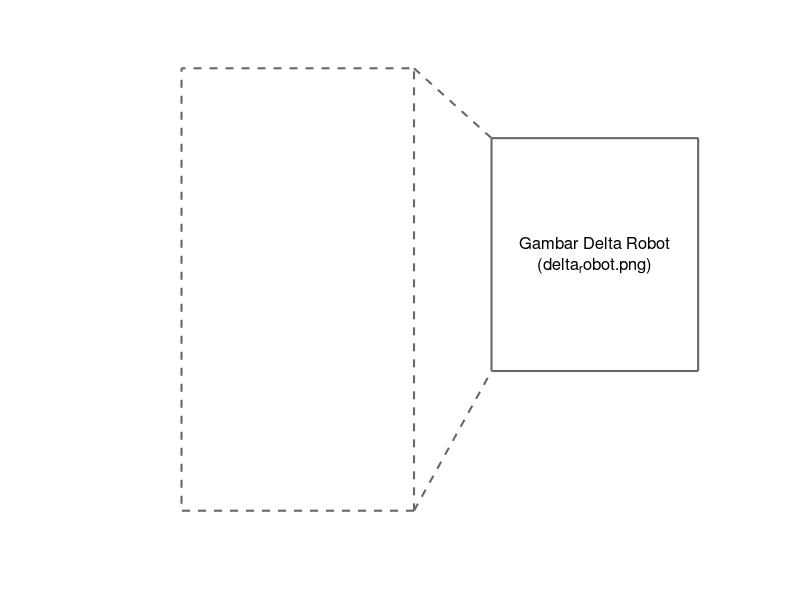

This chart was generated by the following MATLAB code: (Note: this script raises an error after producing the figure.)
% Script untuk menggambar diagram model simulasi Delta robot (Warna Diperbarui)
clear; clc; close all;

% Setup Figure
fig = figure('Name', 'Simulation Model of Delta Robot', 'Position', [100, 100, 900, 600]);
hold on;
axis off;
axis([0 12 0 10.5]); % Set limit koordinat kanvas

% --- Definisi Warna (Konversi Hex ke RGB MATLAB) ---
color_1   = [150, 186, 109] / 255; % #96BA6D (Hijau Daun)
color_2   = [109, 150, 186] / 255; % #6D96BA (Biru Muda)
color_3   = [186, 109, 150] / 255; % #BA6D96 (Ungu/Magenta)
color_box = [0.40, 0.40, 0.40];     % Abu-abu netral untuk border & garis pembungkus

% --- 1. Menggambar Kotak Putus-putus Kiri (Enclosure) ---
rectangle('Position', [1.5, 0.5, 4.5, 9.5], 'LineStyle', '--', ...
          'EdgeColor', color_box, 'LineWidth', 1.5);

% --- 2. Menggambar Garis Penghubung (Efek Magnifikasi) ---
plot([6.0, 7.5], [10.0, 8.5], '--', 'Color', color_box, 'LineWidth', 1.5);
plot([6.0, 7.5], [0.5, 3.5], '--', 'Color', color_box, 'LineWidth', 1.5);

% --- 3. Memuat dan Menampilkan Gambar Delta Robot (Kanan) ---
img_filename = 'delta_robot.png'; % Ubah ke .png jika file Anda PNG
box_right_pos = [7.5, 3.5, 4.0, 5.0];

% Kotak border gambar
rectangle('Position', box_right_pos, 'EdgeColor', color_box, 'LineWidth', 1.5);

if isfile(img_filename)
    img = imread(img_filename);
    image('XData', [7.52, 11.48], 'YData', [8.48, 3.52], 'CData', img);
else
    text(9.5, 6.0, {'Gambar Delta Robot', ['(' img_filename ')']}, ...
        'HorizontalAlignment', 'center', 'FontSize', 12, 'Color', 'k');
end

% --- 4. Menggambar Blok Motor 1 (Warna 1) ---
draw_motor_block(2.0, 7.5, color_1, '1');

% --- 5. Menggambar Blok Motor 2 (Warna 2) ---
draw_motor_block(2.0, 4.5, color_2, '2');

% --- 6. Menggambar Blok Motor 3 (Warna 3) ---
draw_motor_block(2.0, 1.5, color_3, '3');

% --- 7. Caption Figure ---

hold off;

% =========================================================================
% FUNGSI BANTUAN (HELPER FUNCTIONS)
% =========================================================================

function draw_motor_block(x, y, col, idx)
    % Fungsi untuk menggambar satu set "Motor model" beserta panah I/O-nya
    
    % 1. Gambar Kotak Motor
    width = 2.5; height = 1.2;
    rectangle('Position', [x, y, width, height], 'FaceColor', col, 'EdgeColor', 'none');
    text(x + width/2, y + height/2, 'Motor model', 'Color', 'w', ...
         'HorizontalAlignment', 'center', 'FontSize', 12, 'FontWeight', 'bold');
     
    % 2. Input Atas (Tau_L)
    y_top = y + height + 0.6;
    x_in_start = 0.5; x_in_mid = x + 0.5;
    
    plot([x_in_start, x_in_mid], [y_top, y_top], 'Color', col, 'LineWidth', 1.5);
    draw_arrow([x_in_mid, x_in_mid], [y_top, y + height], col);
    
    tex_str = sprintf('$$\\tau_{L%s}$$', idx);
    text(x_in_start + 0.5, y_top + 0.3, tex_str, 'Interpreter', 'latex', ...
         'FontSize', 12, 'Color', 'k');
     
    % 3. Input Samping (Tau)
    y_side = y + 0.3;
    draw_arrow([x_in_start, x], [y_side, y_side], col);
    tex_tau = sprintf('$$\\tau_%s$$', idx);
    text(x_in_start + 0.5, y_side + 0.3, tex_tau, 'Interpreter', 'latex', ...
         'FontSize', 12, 'Color', 'k');
     
    % 4. Output (q, q_dot, q_ddot)
    x_out_start = x + width; x_out_end = x_out_start + 1.0;
    y_out1 = y + 0.9;
    y_out2 = y + 0.6;
    y_out3 = y + 0.3;
    
    draw_arrow([x_out_start, x_out_end], [y_out1, y_out1], col);
    draw_arrow([x_out_start, x_out_end], [y_out2, y_out2], col);
    draw_arrow([x_out_start, x_out_end], [y_out3, y_out3], col);
    
    tex_q1 = sprintf('$$q_%s$$', idx);
    tex_q2 = sprintf('$$\\dot{q}_%s$$', idx);
    tex_q3 = sprintf('$$\\ddot{q}_%s$$', idx);
    
    text(x_out_end + 0.1, y_out1 + 0.15, tex_q1, 'Interpreter', 'latex', 'FontSize', 12);
    text(x_out_end + 0.1, y_out2 + 0.15, tex_q2, 'Interpreter', 'latex', 'FontSize', 12);
    text(x_out_end + 0.1, y_out3 + 0.15, tex_q3, 'Interpreter', 'latex', 'FontSize', 12);
end

function draw_arrow(x_pts, y_pts, col)
    % Fungsi kustom untuk menggambar garis dengan ujung panah (arrowhead)
    plot(x_pts, y_pts, 'Color', col, 'LineWidth', 1.5);
    
    ang = atan2(y_pts(2) - y_pts(1), x_pts(2) - x_pts(1));
    head_len = 0.2;
    head_ang = pi/6;
    
    p1 = [x_pts(2) - head_len*cos(ang - head_ang), y_pts(2) - head_len*sin(ang - head_ang)];
    p2 = [x_pts(2) - head_len*cos(ang + head_ang), y_pts(2) - head_len*sin(ang + head_ang)];
    
    fill([x_pts(2), p1(1), p2(1)], [y_pts(2), p1(2), p2(2)], col, 'EdgeColor', 'none');
end
